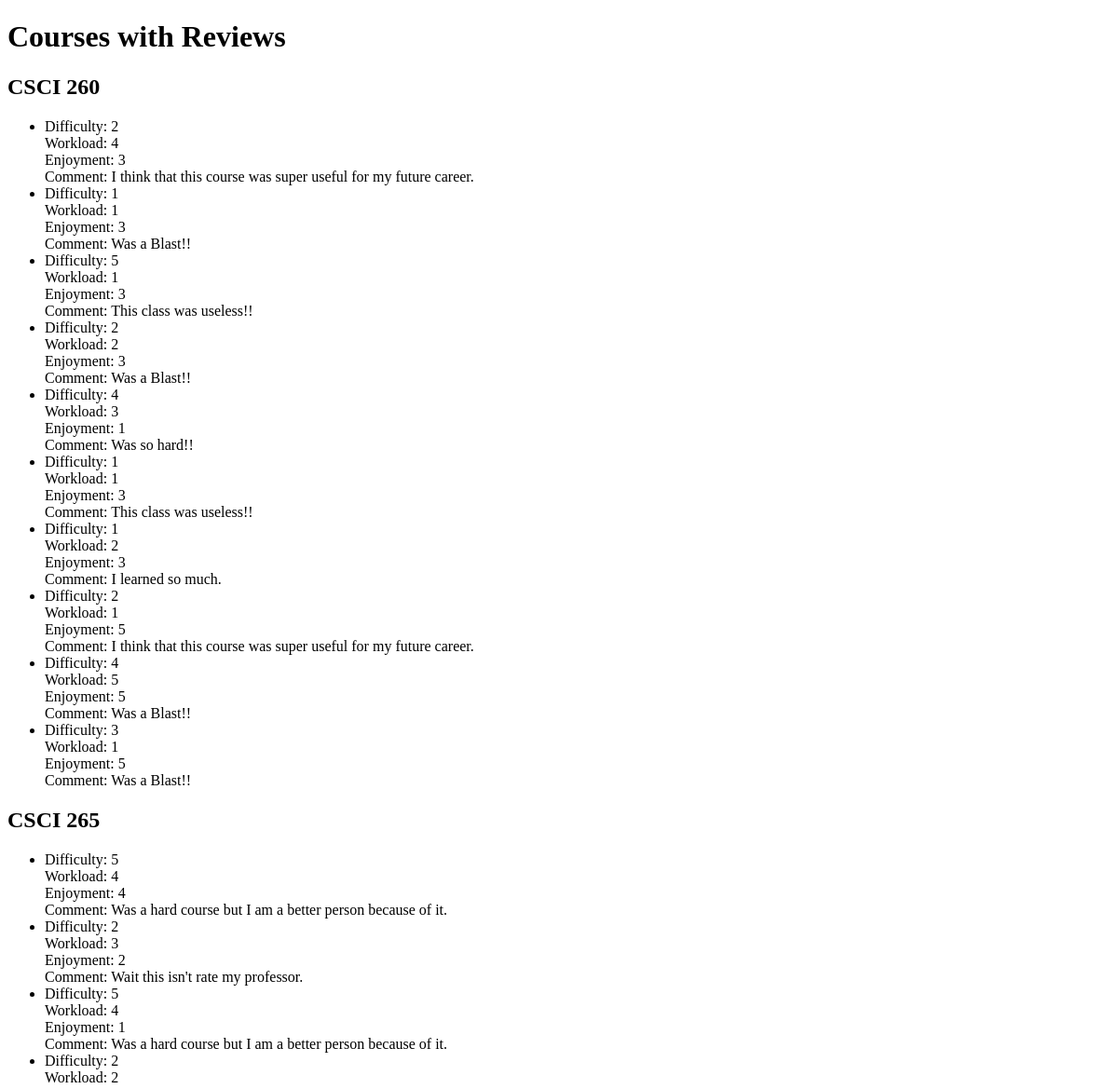
/course (upper part), run on an earlier commit of the app's database.
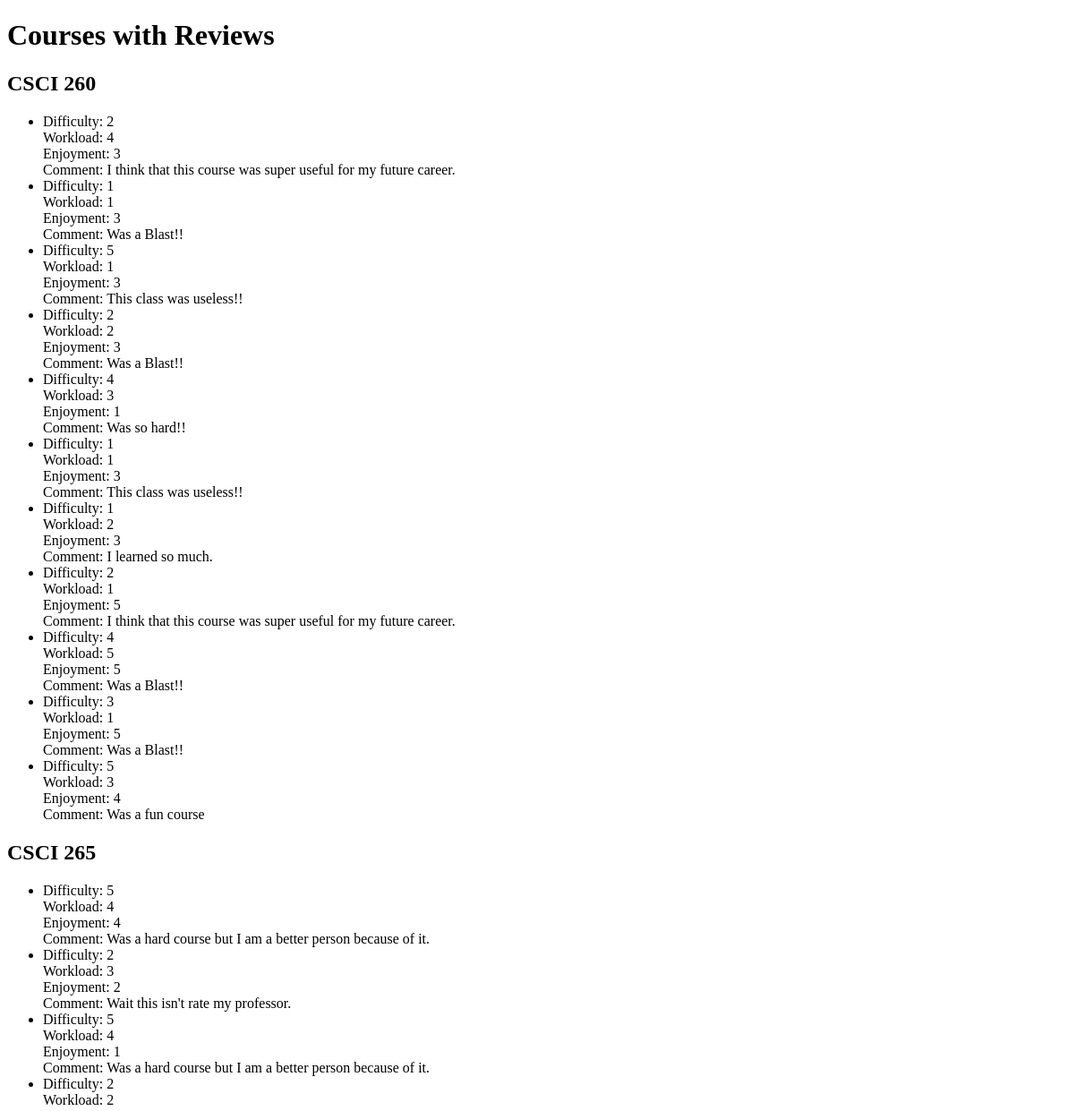
And on a later commit of the database.
### app.py (models this page shows, shortened)
class CourseModel(db.Model):
    id = db.Column(db.Integer, primary_key=True)  # course number e.g. 311
    program = db.Column(db.String(32), nullable=False)  # e.g. CSCI
    courseYear = db.Column(db.Integer, nullable=False)
    reviews = db.relationship('ReviewModel', backref='course', cascade='all, delete-orphan', lazy=True)

class ReviewModel(db.Model):
    id = db.Column(db.Integer, primary_key=True)
    course_id = db.Column(db.Integer, db.ForeignKey('course_model.id'), nullable=False)
    difficulty = db.Column(db.Integer)
    workLoad = db.Column(db.Integer)
    enjoyment = db.Column(db.Integer)
    comment = db.Column(db.Text)

### app.py (the view)
@app.route('/course')
def courseRev():
    courses = get_courses()
    return render_template('reviewsPage.html', courses=courses)

### app.py (called while the page is built)
def get_courses():
    courses = {}
    for c in CourseModel.query.order_by(CourseModel.program, CourseModel.id).all():
        courses[c.id] = c
    return courses

### templates/reviewsPage.html (shortened to what this page needs)
<!DOCTYPE html>
<html>
<head>
</head>
<body>
    <h1>Courses with Reviews</h1>
    {% for num, c in courses.items() %}
    <h2>{{ c.program }} {{ c.id }}</h2>
    {% if c.reviews %}
    <ul>
        {% for r in c.reviews %}
        <li>
            Difficulty: {{ r.difficulty }}<br>
            Workload: {{ r.workLoad }}<br>
            Enjoyment: {{ r.enjoyment }}<br>
            Comment: {{ r.comment }}
        </li>
        {% endfor %}
    </ul>
    {% else %}
    <p>No reviews yet.</p>
    {% endif %}
    {% endfor %}
</body>
</html>

What changed in the data, as far as the page shows it:
added ReviewModel: difficulty "5", workLoad "3", enjoyment "4", comment "Was a fun course", shown under CourseModel id 260
